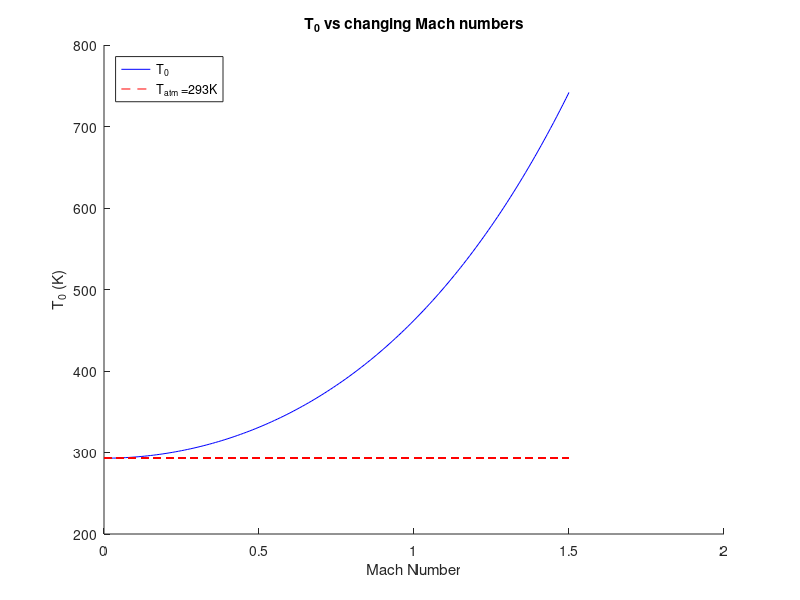

Recreate this plot in MATLAB. (Note: this script raises an error after producing the figure.)
% Stagnation Temperature Calculation
% Ian Gomez
% Input: Ma, Tatm
% Output: Plot of T0 v Ma
close all; clc;

Ma = 0:.01:1.5;
Tatm = 293; %K

k = 1.4;    %ratio of specific heats for air
Tatm_array = Tatm*ones(length(Ma)); %for plotting
T0overT = (1+((k-1)/2).*Ma.^2).^(1/(k-1));
T0 = T0overT*Tatm; %K

figure(1)
hold on
set(gcf,'color','w');
plot(Ma,T0,'b')
plot(Ma,Tatm_array,'r','LineStyle','--')
title('T_0 vs changing Mach numbers')
xlabel('Mach Number'); ylabel('T_0 (K)')
legend('T_0',strcat('T_{atm} =  ',num2str(Tatm),'K'),'Location',...
    'Northwest')
plotfixer